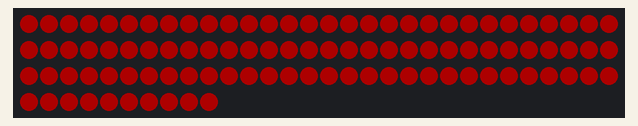
A sketch run on a simulated Arduino Uno, built with avr-gcc and run on an emulated ATmega328P. Parts: 100 RGB LEDs in strip order, left to right, continuing on the next row. Dim RGB values are drawn brighter than linear; what the sketch prints to the serial monitor is not drawn.

Above: at 0.4 s.

The sketch:

function_lenta.ino
```cpp
#include <FastLED.h>

#define NUM_LEDS 100
#define PIN 15

CRGB leds[NUM_LEDS];

void setup() {
   Serial.begin(9600);
   FastLED.addLeds <WS2812B, PIN, GRB>(leds, NUM_LEDS).setCorrection(TypicalLEDStrip);
   FastLED.setBrightness(50);
   pinMode(PIN, OUTPUT);
}

void temp_lenta(int t){
  const int min_t = -40;
  const int max_t = 40;
  const int diaposon_hue = 160;
  const int number_size_lenta = 100;
  int coeff = diaposon_hue / (abs(min_t) + abs(max_t));
  int color = 0;
  color += abs(40 - t) * coeff;
  for(int i = 0; i < number_size_lenta; i++){
        leds[i].setHue(color);
  }
  FastLED.show();
}

void loop() {
  for(int i = -40; i <= 40; i++){
    Serial.println(i);
     temp_lenta(i);
  }
}
```
